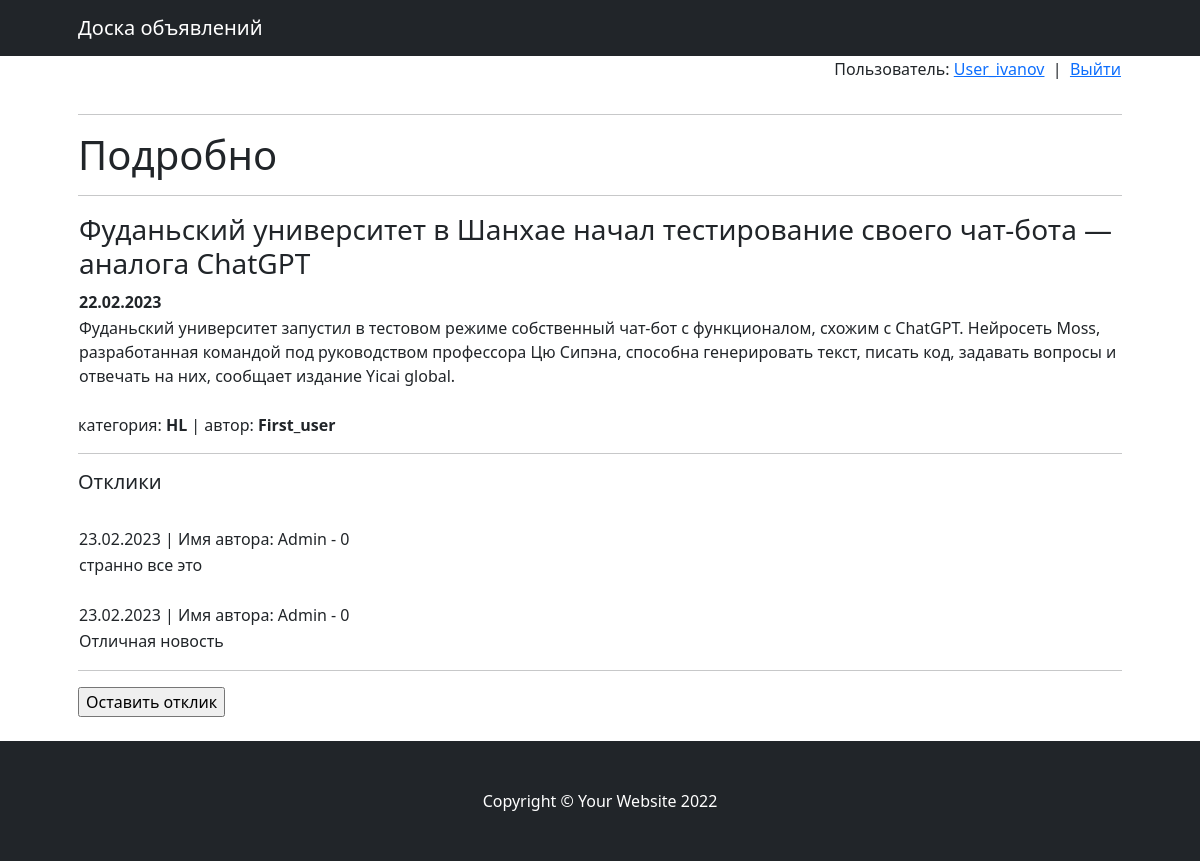
/board/8 (signed in), run on the app's committed database.
### board/models.py (models this page shows, shortened)
class Posts(models.Model):
    author = models.ForeignKey(Authors, null=True, on_delete=models.CASCADE)
    post_title = models.CharField(max_length=100, default='')
    post_text = models.TextField(default='')
    date_create = models.DateTimeField(auto_now_add=True)
    name_category = models.CharField(max_length=5, choices=resource.CATEGORIES_SELECT, default='')

class Authors(models.Model):
    user = models.ForeignKey(User, on_delete=models.CASCADE, blank=True, null=True)
    rate = models.IntegerField(default=0)
    subscribers = models.BooleanField(default=False)
    def __str__(self):
        return f'Имя автора: {self.user.username} - {self.rate}'

class Responds(models.Model):
    text_respond = models.TextField(default='', blank=True, null=True)
    date_respond = models.DateTimeField(auto_now_add=True)
    post = models.ForeignKey(Posts, on_delete=models.CASCADE, blank=True, null=True)
    hater = models.ForeignKey(Authors, on_delete=models.CASCADE, blank=True, null=True)
    accepted = models.BooleanField(default=False)
    accepted_notice = models.BooleanField(default=False)
    deleted = models.BooleanField(default=False)
    deleted_notice = models.BooleanField(default=False)

### board/views.py (the view)
# urls.py: path('<int:pk>', PostDetail.as_view(), name='post_detail'),
class PostDetail(DetailView):
    model = Posts
    template_name = 'post_detail.html'
    context_object_name = 'post'
    def get_context_data(self, **kwargs):
        context = super().get_context_data(**kwargs)
        context['responds'] = Responds.objects.filter(post=self.object.id)
        return context

### templates/post_detail.html (shortened to what this page needs)
{% extends 'flatpages/default.html' %}
{% block content %}
{% include 'auth.html' %}
<hr>
<h1>Подробно</h1>
<hr>
        <table border = 0 width = 100% align = center>
            <tr>
                <td><h3>{{ post.post_title }}</h3></td>
            </tr>
            <tr>
                <td><b>{{ post.date_create|date:'d.m.Y' }}</b></td>
            </tr>
            <tr>
                <td>{{ post.post_text }}</td>
            </tr>
        </table>
<br>
категория: <b>{{ post.name_category }}</b> | автор: <b>{{ post.author.user.username }}</b>
<hr>
<h5> Отклики </h5>
    {% if responds %}
            {% for respond in responds %}
            <br>
            <table>
                <tr>
                    <td>{{ respond.date_respond|date:'d.m.Y' }} | {{ respond.hater }}</td>
                </tr>
                <tr>
                    <td>{{ respond.text_respond }}</td>
                </tr>
            </table>
            {% endfor %}
    {% else %}
        Откликов нет
    {% endif %}
    <hr>
    <form action="/board/{{ post.id }}/respond/" method="get">
        <input type="submit" value="Оставить отклик"/>
    </form>
    <br>
{% endblock content %}

### templates/auth.html
<table width="100%" border="0">
        <tr>
            <td align="right">
                {% if request.user.username %}
                <p>Пользователь: <a href="/welcome/">{{request.user.username}}</a> &nbsp|&nbsp <a href="/sign/logout/">Выйти</a>
                {% else %}
                <a href="/sign/login"> Войти в систему </a> | <a href="/sign/signup"> Регистрация </a>
                {% endif %}
            </td>
        </tr>
    </table>

### data on the page
Posts: post_title "Фуданьский университет в Шанхае начал тестирование своего чат-бота — аналога ChatGPT", date_create "22.02.2023", post_text "Фуданьский университет запустил в тестовом режиме собственный чат-бот с функционалом, схожим с ChatGPT. Нейросеть Moss, разработанная командой под руководством профессора Цю Сипэна, способна генерировать текст, писать код, задавать вопросы и отвечать на них, сообщает издание Yicai global.", name_category "HL", author.user.username "First_user"
Responds: date_respond "23.02.2023", hater "Имя автора: Admin - 0", text_respond "странно все это"
Responds: date_respond "23.02.2023", hater "Имя автора: Admin - 0", text_respond "Отличная новость"

### other printed values
{{ request.user.username }} "User_ivanov"
